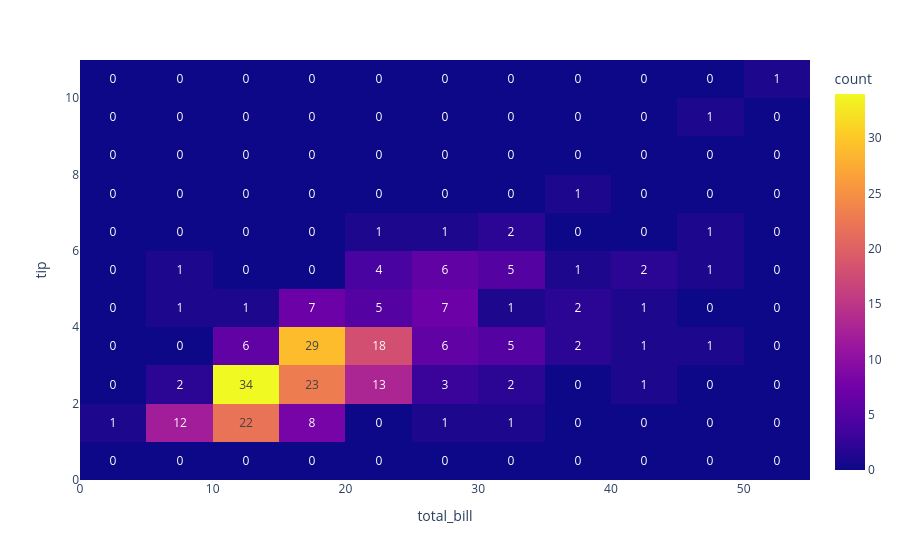

Source (notebook cell):
### Markdown cell above
Displaying Text

### Code cell
df = px.data.tips()

fig = px.density_heatmap(df, x="total_bill", y="tip", text_auto=True)
fig.show()

### Figure 1 — Plotly figure (JSON) as saved in the notebook; plotly's stock layout.template omitted (floating-point values rounded to 4 significant figures; data arrays with more than 128 entries replaced by an {"elided": "..."} marker saying what was removed)
{"data": [{"coloraxis": "coloraxis", "hovertemplate": "total_bill=%{x}<br>tip=%{y}<br>count=%{z}<extra></extra>", "name": "", "texttemplate": "%{z}", "type": "histogram2d", "x": {"elided": "244 float values"}, "xaxis": "x", "xbingroup": "x", "y": {"elided": "244 float values"}, "yaxis": "y", "ybingroup": "y"}], "layout": {"coloraxis": {"colorbar": {"title": {"text": "count"}}, "colorscale": [[0, "#0d0887"], [0.1111, "#46039f"], [0.2222, "#7201a8"], [0.3333, "#9c179e"], [0.4444, "#bd3786"], [0.5556, "#d8576b"], [0.6667, "#ed7953"], [0.7778, "#fb9f3a"], [0.8889, "#fdca26"], [1, "#f0f921"]]}, "legend": {"tracegroupgap": 0}, "margin": {"t": 60}, "xaxis": {"anchor": "y", "domain": [0, 1], "title": {"text": "total_bill"}}, "yaxis": {"anchor": "x", "domain": [0, 1], "title": {"text": "tip"}}}}
